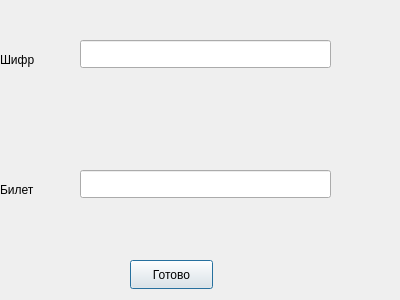
<?xml version="1.0" encoding="UTF-8"?>
<ui version="4.0">
 <class>Given</class>
 <widget class="QDialog" name="Given">
  <property name="geometry">
   <rect>
    <x>0</x>
    <y>0</y>
    <width>400</width>
    <height>300</height>
   </rect>
  </property>
  <property name="windowTitle">
   <string>Dialog</string>
  </property>
  <widget class="QLineEdit" name="lineEdit">
   <property name="geometry">
    <rect>
     <x>80</x>
     <y>40</y>
     <width>251</width>
     <height>28</height>
    </rect>
   </property>
  </widget>
  <widget class="QLineEdit" name="lineEdit_2">
   <property name="geometry">
    <rect>
     <x>80</x>
     <y>170</y>
     <width>251</width>
     <height>28</height>
    </rect>
   </property>
  </widget>
  <widget class="QPushButton" name="pushButton">
   <property name="geometry">
    <rect>
     <x>130</x>
     <y>260</y>
     <width>83</width>
     <height>29</height>
    </rect>
   </property>
   <property name="text">
    <string>Готово</string>
   </property>
  </widget>
  <widget class="QLabel" name="label">
   <property name="geometry">
    <rect>
     <x>0</x>
     <y>50</y>
     <width>63</width>
     <height>20</height>
    </rect>
   </property>
   <property name="text">
    <string>Шифр</string>
   </property>
  </widget>
  <widget class="QLabel" name="label_2">
   <property name="geometry">
    <rect>
     <x>0</x>
     <y>180</y>
     <width>63</width>
     <height>20</height>
    </rect>
   </property>
   <property name="text">
    <string>Билет</string>
   </property>
  </widget>
 </widget>
 <resources/>
 <connections/>
</ui>
